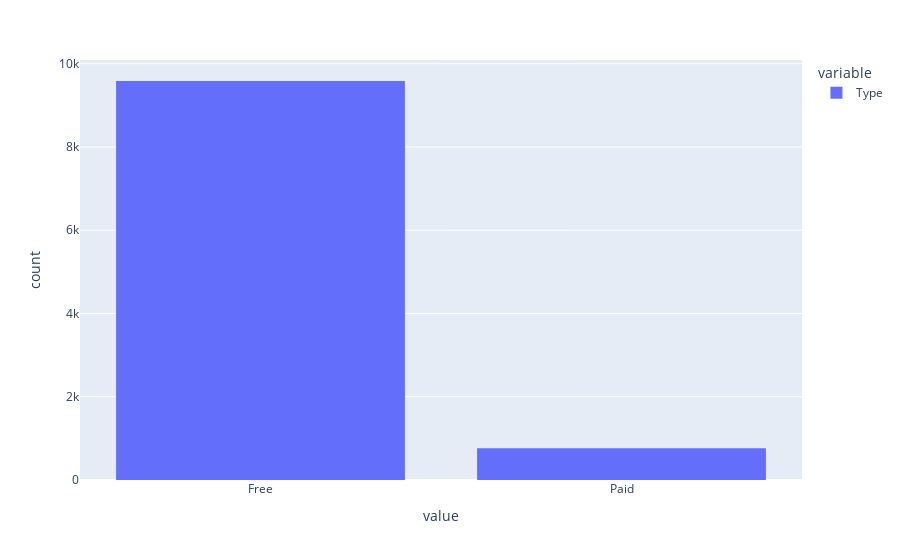

The code cell stored with this chart in its notebook:
### Code cell
px.histogram(df['Type'])

### Figure 1 — Plotly figure (JSON) as saved in the notebook; plotly's stock layout.template omitted (floating-point values rounded to 4 significant figures; data arrays with more than 128 entries replaced by an {"elided": "..."} marker saying what was removed)
{"data": [{"alignmentgroup": "True", "bingroup": "x", "hovertemplate": "variable=Type<br>value=%{x}<br>count=%{y}<extra></extra>", "legendgroup": "Type", "marker": {"color": "#636efa", "pattern": {"shape": ""}}, "name": "Type", "offsetgroup": "Type", "orientation": "v", "showlegend": true, "type": "histogram", "x": {"elided": "10346 str values"}, "xaxis": "x", "yaxis": "y"}], "layout": {"autosize": true, "barmode": "relative", "legend": {"title": {"text": "variable"}, "tracegroupgap": 0}, "margin": {"t": 60}, "xaxis": {"anchor": "y", "autorange": true, "domain": [0, 1], "range": [-0.5, 1.5], "title": {"text": "value"}, "type": "category"}, "yaxis": {"anchor": "x", "autorange": true, "domain": [0, 1], "range": [0, 10090.0], "title": {"text": "count"}}}}
